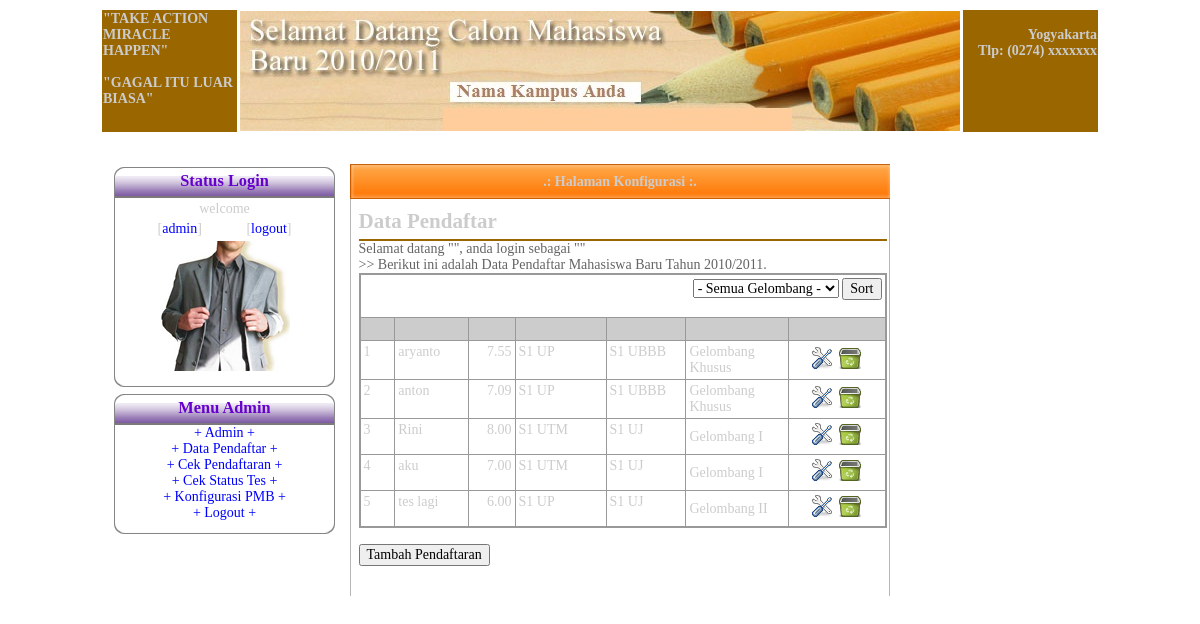
Screenshot of /sipmb/web/admin/main.php?page=11 (signed in) with the database file from the repository.
### tables this page shows
CREATE TABLE `pendaftaran` (
  `p_id` int(11) NOT NULL auto_increment,
  `p_tgl` datetime NOT NULL,
  `p_nama` varchar(100) NOT NULL,
  `p_no_id` varchar(100) NOT NULL,
  `j_id` int(11) NOT NULL,
  `a_id` int(11) NOT NULL,
  `p_asal` varchar(100) NOT NULL,
  `js_id` int(11) NOT NULL,
  `p_nem` decimal(3,2) NOT NULL,
  `p_alamat` text NOT NULL,
  `w_id` int(11) NOT NULL,
  `k_id` int(11) NOT NULL,
  `p_kodepos` varchar(6) NOT NULL,
  `p_tlp` varchar(30) NOT NULL,
  `p_email` varchar(30) NOT NULL,
  `ju_id` int(11) NOT NULL,
  `ju_id2` int(11) NOT NULL,
  `ju_fix` int(11) NOT NULL,
  `i_id` int(11) NOT NULL,
  `t_id` int(11) NOT NULL default '1',
  `s_id` int(11) NOT NULL default '1',
  `g_id` int(11) NOT NULL default '1',
  `b_id` int(11) NOT NULL,
  `st_id` int(11) NOT NULL default '1',
  PRIMARY KEY  (`p_id`)
);

CREATE TABLE `jurusan` (
  `ju_id` int(11) NOT NULL auto_increment,
  `ju_nama` varchar(100) NOT NULL,
  PRIMARY KEY  (`ju_id`)
);

CREATE TABLE `gelombang` (
  `g_id` int(11) NOT NULL auto_increment,
  `g_nama` varchar(20) NOT NULL,
  PRIMARY KEY  (`g_id`)
);

### sipmb/web/inc/class.mysql.php (called while the page is built, shortened)
<?php
	class Mysql{
		var $db;
		var $host;
		var $user;
		var $password;
		var $result;
		function Mysql($host="localhost",$user="root",$password="",$database="sipmbdb"){
			$this->host=$host;
			$this->user=$user;
			$this->password=$password;
		}
		function connect(){
			$this->db=mysql_connect($this->host,$this->user,$this->password);
		}
		function execute($query){
			if($this->result=mysql_query($query,$this->db) ){
				return true;
			} else {
				return false;
			}
		}
		function getDataSet(){
			$dataSet=array();
			$i=0;
			while($r=mysql_fetch_row($this->result)){
				for($field=0;$field<mysql_num_fields($this->result);$field++){
					$dataSet[$i][$field]=$r[$field];
				}
				$i++;
			}
			return $dataSet;
		}
	}
?>

### sipmb/web/admin/pendaftaran/data_pendaftaran.php (the view, shortened to what this page needs)
<?
$mysql = new Mysql();
$mysql->connect();
	if($mysql->execute("SELECT a.p_id, a.p_tgl, a.p_nama, a.p_nem, b.b_nama, a.ju_id, a.ju_id2, a.ju_fix, c.s_nama, d.st_nama, e.g_nama  FROM pendaftaran a, beasiswa b, syarat c, status d, gelombang e where a.b_id=b.b_id and a.s_id=c.s_id and a.st_id=d.st_id and a.g_id=e.g_id $sql1 order by a.p_id "))
	{
		$getdataA = $mysql->getDataSet();
	}else{
		$getdataA=0;
	}
?>
<div class="post">
    <h2 class="title">Data Pendaftar </h2>
    <p class="byline">
	Selamat datang &quot;<?=$nama;?>&quot;, anda login sebagai &quot;<?=$status;?>&quot;<br />
  &gt;&gt; Berikut ini adalah Data Pendaftar Mahasiswa Baru Tahun 2010/2011. </p>
    <table width="100%" border="0" cellspacing="0" bgcolor="#999999">
  <tr>
    <td><table width="100%" border="0" cellspacing="1" cellpadding="3" >
      <tr>
        <td colspan="7" align="right" bgcolor="#FFFFFF">
		<form action="" method="post" enctype="multipart/form-data" id="formpost">
		<select name="gelombang">
		<option value="0">- Semua Gelombang -</option>
    	</select> <input name="urut" id="urut" type="submit" value="Sort" />
		</form>
		</td>
        </tr>
      <tr>
        <td width="6%" bgcolor="#CCCCCC" ><div align="center"><strong>No</strong></div></td>
		<td width="13%" bgcolor="#CCCCCC" ><div align="center"><strong>Nama</strong></div></td>
		<td width="8%" bgcolor="#CCCCCC" ><div align="center"><strong>NEM</strong></div></td>
		<td width="16%" bgcolor="#CCCCCC" ><div align="center"><strong>Pilihan 1 </strong></div></td>
		<td width="14%" bgcolor="#CCCCCC" ><div align="center"><strong>Pilihan 2 </strong></div></td>
		<td width="18%" bgcolor="#CCCCCC" ><div align="center"><strong>Gelombang</strong></div></td>
		<td width="17%" bgcolor="#CCCCCC" ><div align="center"><strong>Action</strong></div></td>
		</tr>
	  <?
	  for($i=0;$i<count($getdataA);$i++){
	  ?>
      <tr>
        <td align="left" valign="top" bgcolor="#FFFFFF"><?=$i+1;?></td>
        <td align="left" valign="top" bgcolor="#FFFFFF"><?=$getdataA[$i][2];?></td>
		<td align="right" valign="top" bgcolor="#FFFFFF"><?=$getdataA[$i][3];?></td>
		<td align="left" valign="top" bgcolor="#FFFFFF">
		<?
				$ju1=$getdataA[$i][5];
				if($mysql->execute("SELECT ju_nama from jurusan where ju_id=$ju1")){
				$dataJU1 = $mysql->getDataSet();}
			?>
		<?=$dataJU1[0][0];?>
		<td align="left" valign="top" bgcolor="#FFFFFF">
		<?
				$ju2=$getdataA[$i][6];
				if($mysql->execute("SELECT ju_nama from jurusan where ju_id=$ju2")){
				$dataJU2 = $mysql->getDataSet();}
			?>
		<?=$dataJU2[0][0];?>		</td>
		<td bgcolor="#FFFFFF" ><?=$getdataA[$i][10];?></td>
		<td bgcolor="#FFFFFF" ><div align="center">
		<a href="main.php?page=12&a_id=<?=$getdataA[$i][0];?>"><img src="images/edit.png" border="0" title="edit" /></a> <a href="main.php?page=11&delete=1&a_id=<?=$getdataA[$i][0];?>"><img src="images/hapus.png" border="0" title="hapus" /></a></div></td>
		</tr>
	  <?
	  }
	  ?>
    </table></td>
  </tr>
</table>
<br />
      <a href="main.php?page=14" style="text-decoration:none" ><input type="submit" name="Submit" value="Tambah Pendaftaran" /></a>
    <p align="right">&nbsp;</p>
</div>

### sipmb/web/admin/default.css (style rules this page uses)
body { font-size:12px; color:#CCCCCC; text-decoration: none; height: 414px; background repeat bottom #FFFFFF; }
body, th, td, input, textarea, select, option { font-family: "Trebuchet MS", "Times New Roman", Arial, Times, serif; font-size: 14px; }
a { text-decoration:none; color: #999999; }
.post { padding: 10px 0 0 5px; //border-left:1px dashed; }
.title { margin: 0; padding-bottom: 5px; border-bottom: 2px solid #996600; }
.byline { margin: 0; color: #646464; }

### rows the page displays
pendaftaran: p_nama "aryanto", p_nem "7.55", ju.ju_nama "S1 UP", jurusan.ju_nama "S1 UBBB", g.g_nama "Gelombang Khusus"
pendaftaran: p_nama "anton", p_nem "7.09", ju.ju_nama "S1 UP", jurusan.ju_nama "S1 UBBB", g.g_nama "Gelombang Khusus"
pendaftaran: p_nama "Rini", p_nem "8.00", ju.ju_nama "S1 UTM", jurusan.ju_nama "S1 UJ", g.g_nama "Gelombang I"
pendaftaran: p_nama "aku", p_nem "7.00", ju.ju_nama "S1 UTM", jurusan.ju_nama "S1 UJ", g.g_nama "Gelombang I"
pendaftaran: p_nama "tes lagi", p_nem "6.00", ju.ju_nama "S1 UP", jurusan.ju_nama "S1 UJ", g.g_nama "Gelombang II"
